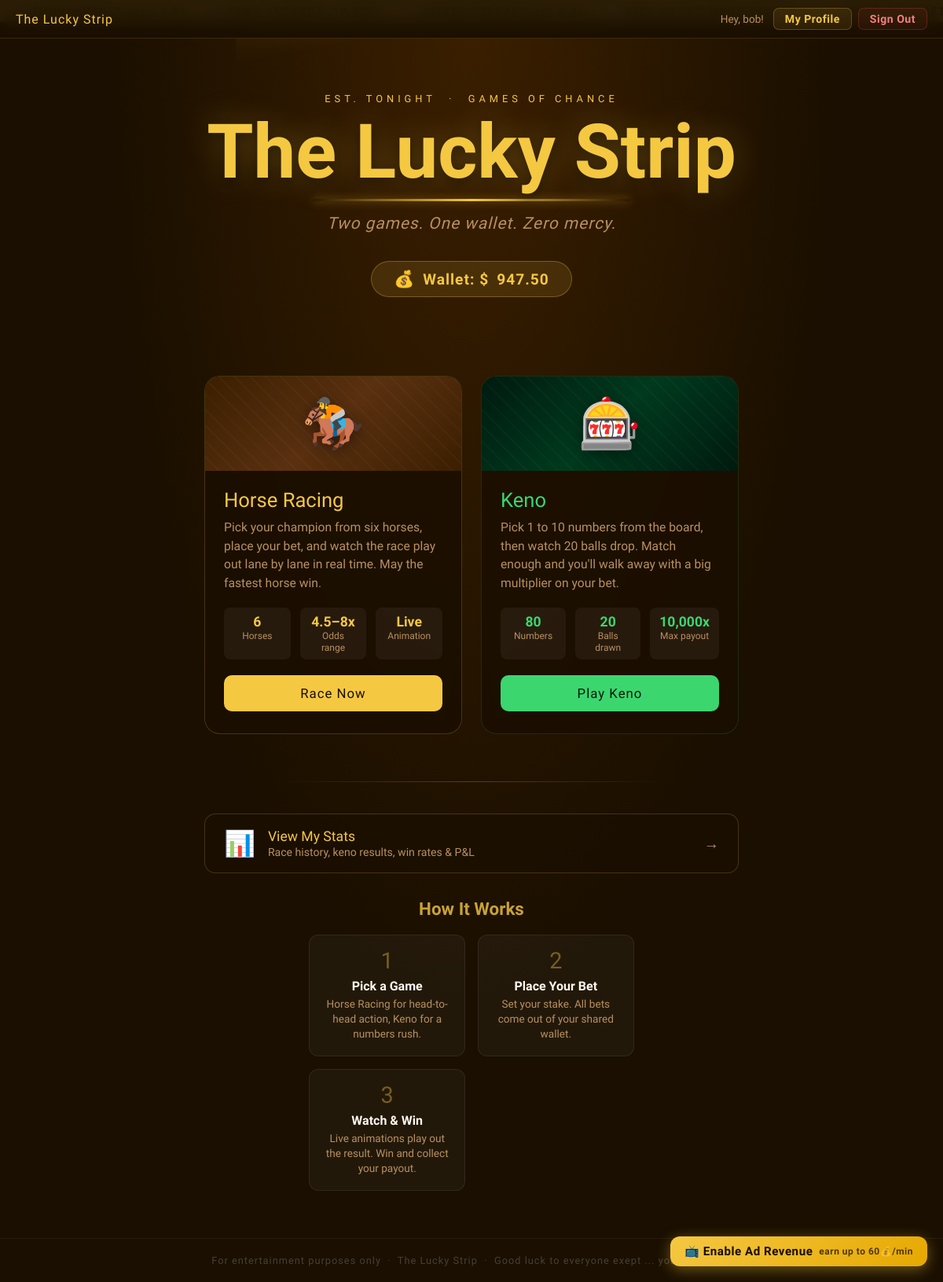
Page / (signed in) on the earlier database version.
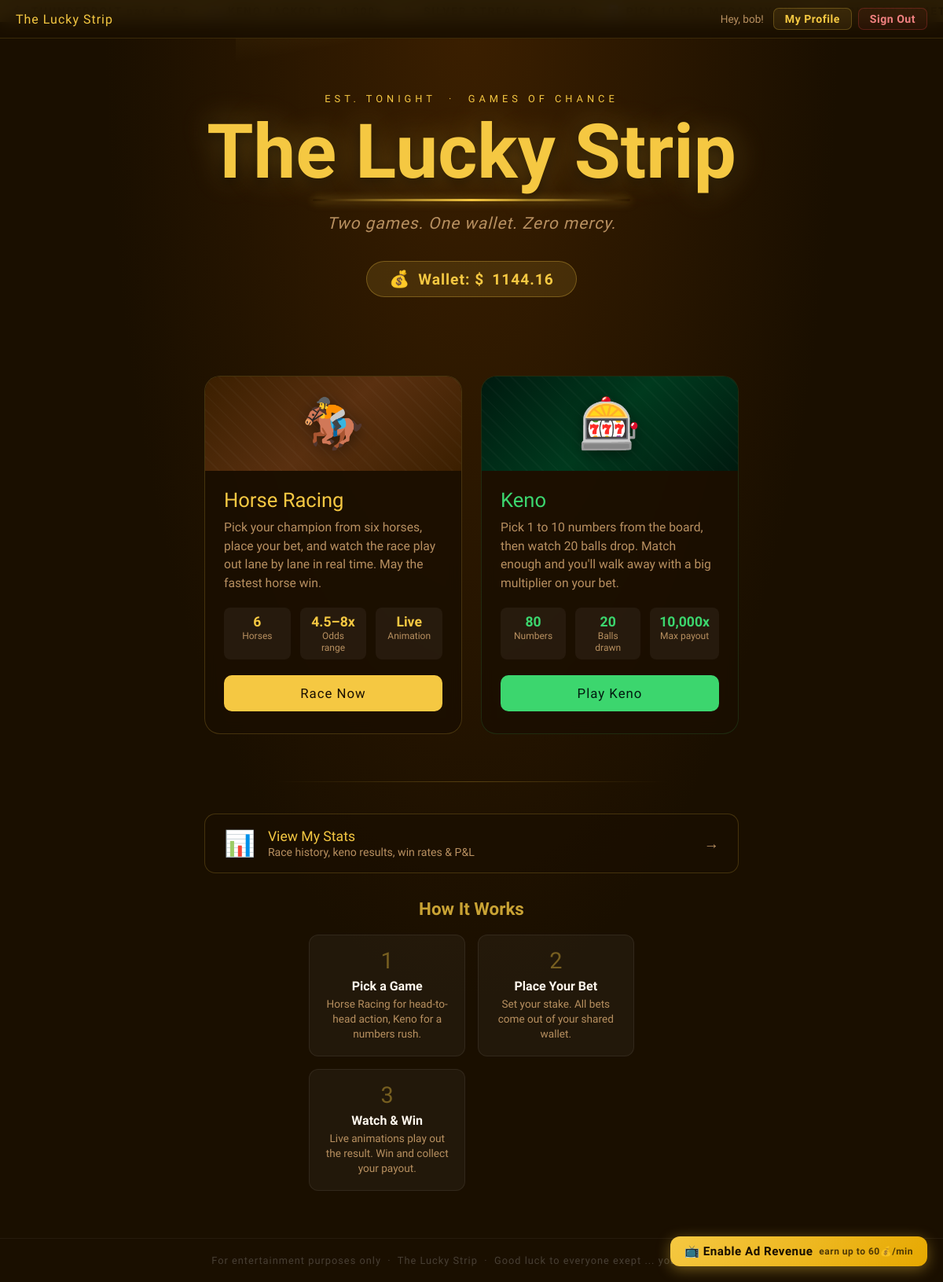
Same page on the later database version.
### tables this page shows
CREATE TABLE users (
            id            INTEGER PRIMARY KEY AUTOINCREMENT,
            username      TEXT    NOT NULL UNIQUE,
            email         TEXT    NOT NULL UNIQUE,
            password_hash TEXT    NOT NULL,
            wallet        REAL    NOT NULL DEFAULT 1000.0,
            total_wagered REAL    NOT NULL DEFAULT 0.0,
            total_won     REAL    NOT NULL DEFAULT 0.0,
            race_wins     INTEGER NOT NULL DEFAULT 0,
            race_plays    INTEGER NOT NULL DEFAULT 0,
            keno_wins     INTEGER NOT NULL DEFAULT 0,
            keno_plays    INTEGER NOT NULL DEFAULT 0,
            win_streak    INTEGER NOT NULL DEFAULT 0,
            best_streak   INTEGER NOT NULL DEFAULT 0,
            created_at    TEXT    NOT NULL
        );

### app.py (the view)
@app.route('/')
@login_required
def home():
    return render_template('Index.html', user=current_user())

### app.py (called while the page is built)
def get_db():
    if 'db' not in g:
        g.db = sqlite3.connect(DATABASE)
        g.db.row_factory = sqlite3.Row
    return g.db

def login_required(f):
    @wraps(f)
    def decorated(*args, **kwargs):
        if 'user_id' not in session:
            return redirect(url_for('login'))
        return f(*args, **kwargs)
    return decorated

def current_user():
    if 'user_id' not in session:
        return None
    return get_db().execute('SELECT * FROM users WHERE id=?', (session['user_id'],)).fetchone()

### Templates/Index.html (shortened to what the changed rows need)
<!DOCTYPE html>
<html lang="en">
<head>
</head>
<body data-ad-penalty="{% if ad_penalty is defined and ad_penalty %}true{% else %}false{% endif %}">
<nav class="top-nav">
  <div class="nav-links">
    {% if user is defined and user %}
    <span style="color:var(--muted);font-size:0.85rem;margin-right:4px;">Hey, {{ user['username'] }}!</span>
    <a href="/profile" class="nav-link">My Profile</a>
    <a href="/logout"  class="nav-link logout">Sign Out</a>
    {% else %}
    <a href="/login"  class="nav-link">Login</a>
    <a href="/signup" class="nav-link">Sign Up</a>
    {% endif %}
  </div>
</nav>
<section class="hero">
  <h1>The Lucky Strip</h1>
  <div class="wallet-pill">
    <span class="coin">💰</span>
    Wallet: $<span id="wallet-display">{% if user is defined and user %}{{ "%.2f"|format(user['wallet']) }}{% else %}1000.00{% endif %}</span>
  </div>
</section>
<div class="how-to">
  <h2>How It Works</h2>
</div>
</body>
</html>

Differences in the rows shown:
changed users "bob": wallet "947.50" → "1144.16"
